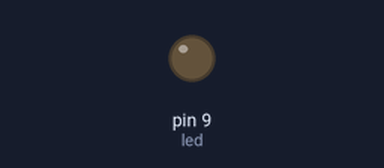
Bench run of a sketch on a simulated Arduino Uno, built with avr-gcc and run on an emulated ATmega328P. Shown: output pins drawn as LEDs (lit = HIGH). What the sketch prints to the serial monitor is not drawn.

Above: at 2.4 s.
Timing chart, 0 to 3.9 s (numbered marks = the images above):
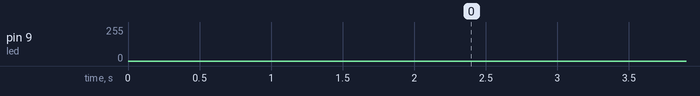

The sketch:

for_loop_dim_bright.ino
```cpp
//dim to bright, bright back to dim

int led = 9;
int brightness = 0;

void setup() {
  // put your setup code here, to run once:
  Serial.begin (9600);
  pinMode (led, OUTPUT);

}

void loop() {
  for(brightness = 0; brightness < 255 ; brightness++)
  {
    analogWrite (led,brightness);
    Serial.println ( brightness);
  }

  for (brightness = 255;brightness >0;brightness --)
  {
    analogWrite ( led , brightness);
    Serial.println( brightness);

  }
}
```
